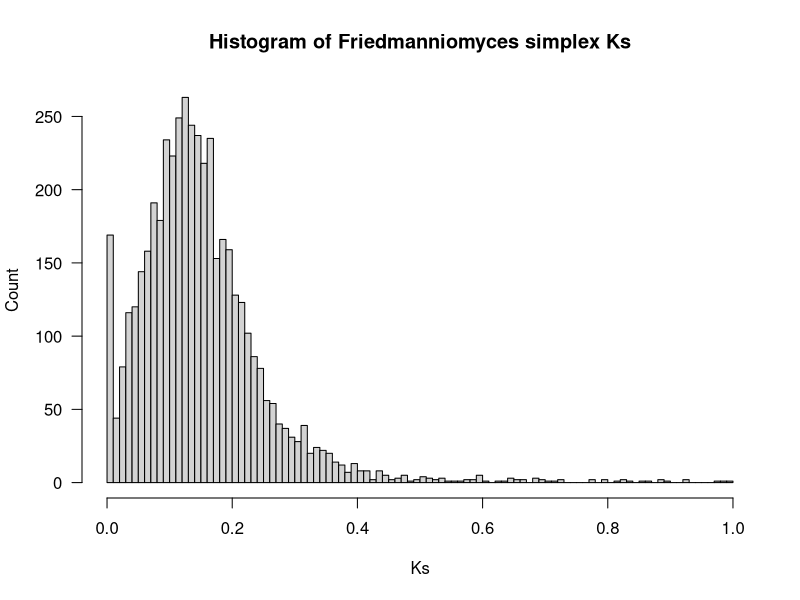
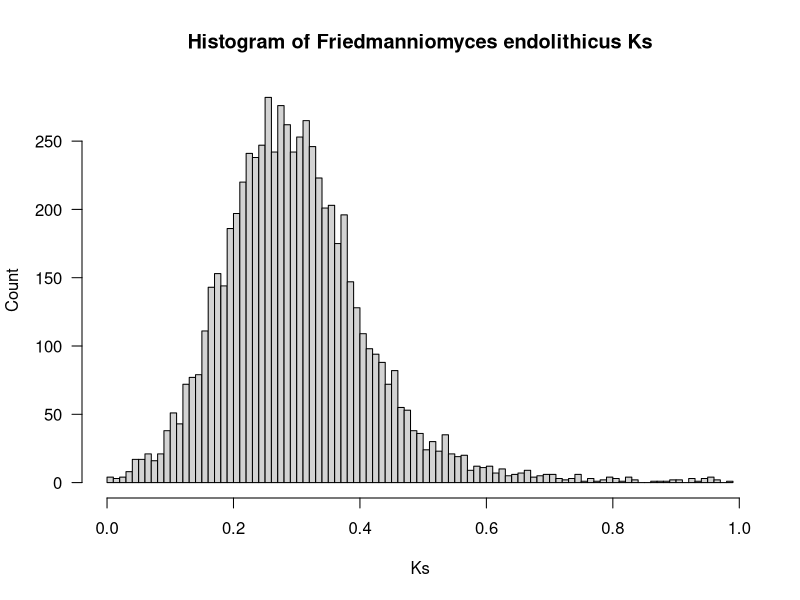
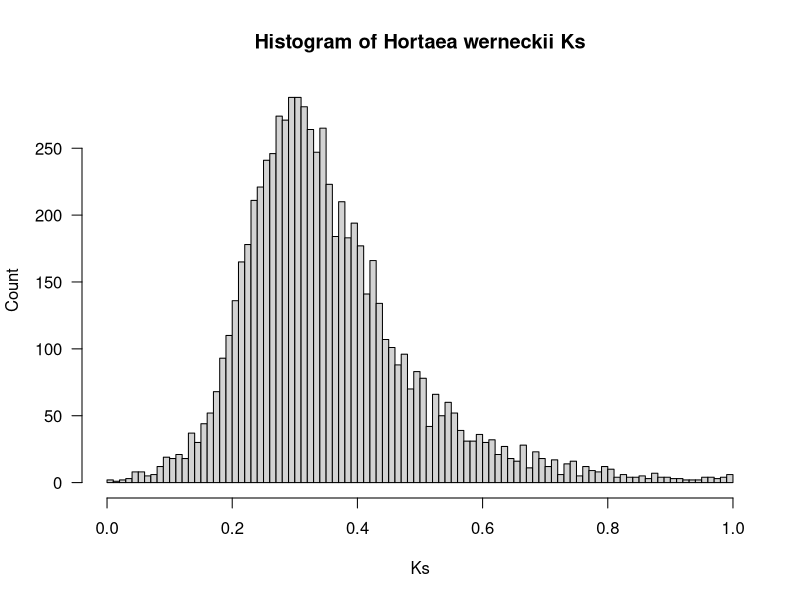
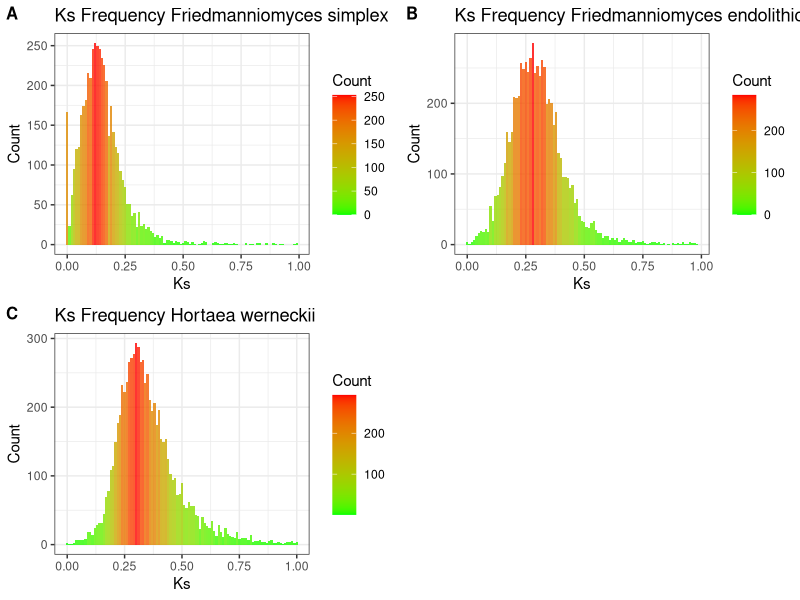
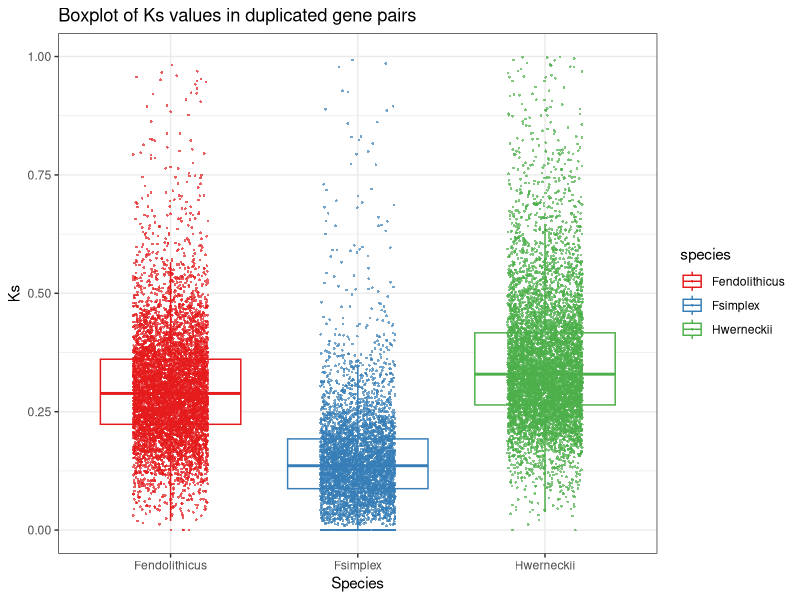
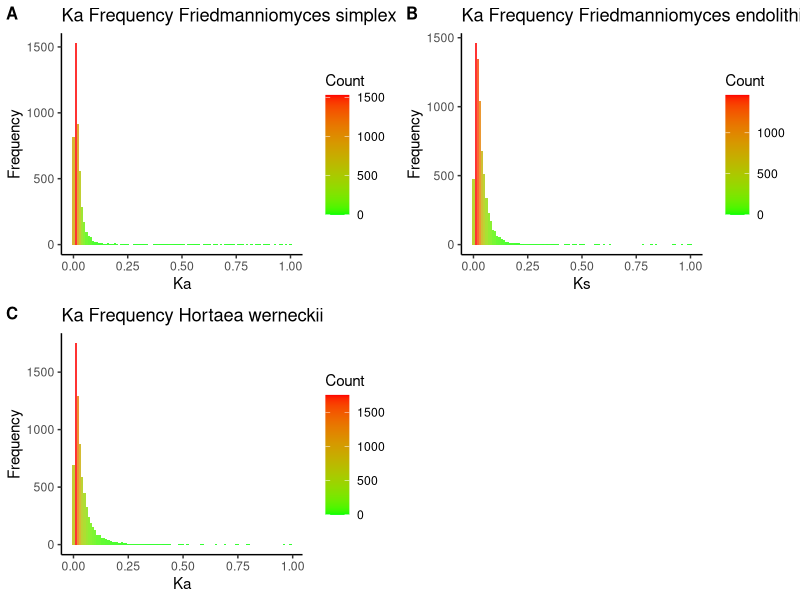
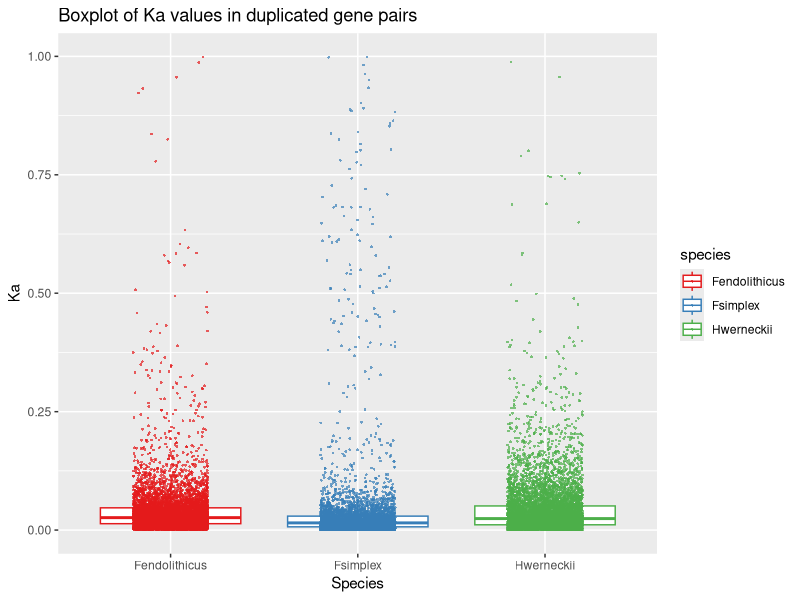
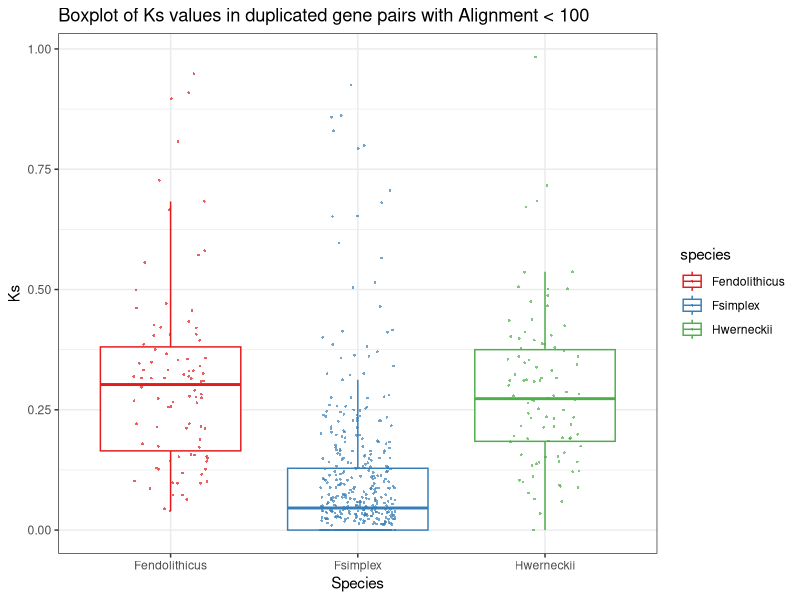

The R script that drew these images, in order:
# based on Tania-K but simplified

library(ggplot2)
library(readr)
library(dplyr)
library(tidyverse)
library(RColorBrewer)
library(cowplot)

#Using base R hist function
pdf("plots/Ks_histogram1.pdf")

FsAll <- read_tsv("data/Friedmanniomyces_simplex_CCFEE_5184.KaKs.tsv")
Fs2 <-FsAll %>% filter(dN <= 1)
Fs <- FsAll %>% filter(dS <= 1)
hist(Fs$dS,
       main="Histogram of Friedmanniomyces simplex Ks",
       xlab="Ks",
       ylab="Count",
       las=1,
       100)

FeAll = read_tsv("data/Friedmanniomyces_endolithicus_CCFEE_5311.KaKs.tsv")
Fe2=FeAll %>% filter(dN <= 1)
Fe= FeAll %>% filter(dS <= 1)

hist(Fe$dS,
       main="Histogram of Friedmanniomyces endolithicus Ks",
       xlab="Ks",
       ylab="Count",
       las=1,
       100)

HwAll=read_tsv("data/Hortaea_werneckii_EXF-2000-UCR.KaKs.tsv")
Hw2=HwAll%>% filter(dN <=1)
Hw=HwAll %>% filter(dS <=1)
hist(Hw$dS,
       main="Histogram of Hortaea werneckii Ks",
       xlab="Ks",
       ylab="Count",
       las=1,
       100)

dev.off()

#I wanted to work with ggplot here to get nicer figures.
KsPlotFile = "plots/Ks_histogram2.pdf"

p1 <- ggplot(Fs,aes(x=dS)) + geom_histogram(binwidth=0.01,aes(fill=..count..), alpha = .8) + labs(title="Ks Frequency Friedmanniomyces simplex", x="Ks", y="Count") +
        scale_fill_gradient("Count", low="green", high="red") + theme_bw()


p2 <- ggplot(Fe,aes(x=dS)) + geom_histogram(binwidth=0.01,aes(fill=..count..), alpha = .8) + labs(title="Ks Frequency Friedmanniomyces endolithicus", x="Ks", y="Count") +
        scale_fill_gradient("Count", low="green", high="red") + theme_bw()

p3 <- ggplot(Hw,aes(x=dS)) + geom_histogram(binwidth=0.01,aes(fill=..count..), alpha = .8) + labs(title="Ks Frequency Hortaea werneckii ", x="Ks", y="Count") +
        scale_fill_gradient("Count", low="green", high="red") + theme_bw()

gridplot = plot_grid(p1, p2, p3, labels = c('A', 'B', 'C'), label_size = 12)
ggsave(KsPlotFile,gridplot,width=10)

comboData <- bind_rows(
        Fs %>% select(dS) %>% rename(Fsimplex = dS) %>% gather("species","dS"),
        Fe %>% select(dS) %>% rename(Fendolithicus = dS) %>% gather("species","dS"),
        Hw %>% select(dS) %>% rename(Hwerneckii = dS) %>% gather("species","dS")
)

KsPlotBarplot =  "plots/Ks_boxplot.pdf"
p<- ggplot(comboData,aes(x=species,y=dS,color=species)) + geom_boxplot(outlier.shape = NA) + geom_jitter(size = 0.6,width=0.2,alpha=0.7,shape=16) + 
        labs(title="Boxplot of Ks values in duplicated gene pairs", x="Species", y="Ks") + scale_color_brewer(palette='Set1') + theme_bw()
ggsave(KsPlotBarplot,p,width=12) 


KaPlotFile = "plots/Ka_histogram.pdf"
d1 <- ggplot(Fs2,aes(x=dN)) + geom_histogram(binwidth=0.01,aes(fill=..count..), alpha = .8) + labs(title="Ka Frequency Friedmanniomyces simplex", x="Ka", y="Frequency") +
        scale_fill_gradient("Count", low="green", high="red") + theme_classic()


d2 <- ggplot(Fe2,aes(x=dN)) + geom_histogram(binwidth=0.01,aes(fill=..count..), alpha = .8) + labs(title="Ka Frequency Friedmanniomyces endolithicus", x="Ks", y="Frequency") +
        scale_fill_gradient("Count", low="green", high="red") + theme_classic()

d3 <- ggplot(Hw2,aes(x=dN)) + geom_histogram(binwidth=0.01,aes(fill=..count..), alpha = .8) + labs(title="Ka Frequency Hortaea werneckii ", x="Ka", y="Frequency") +
        scale_fill_gradient("Count", low="green", high="red") + theme_classic()

gridplot = plot_grid(d1, d2, d3, labels = c('A', 'B', 'C'), label_size = 12)
ggsave(KaPlotFile,gridplot,width=10)

comboData <- bind_rows(
        Fs2 %>% select(dN) %>% rename(Fsimplex = dN) %>% gather("species","dN"),
        Fe2 %>% select(dN) %>% rename(Fendolithicus = dN) %>% gather("species","dN"),
        Hw2 %>% select(dN) %>% rename(Hwerneckii = dN) %>% gather("species","dN")
)

KaPlotBarplot =  "plots/Ka_boxplot.pdf"
d<- ggplot(comboData,aes(x=species,y=dN,color=species)) + geom_boxplot(outlier.shape = NA) + geom_jitter(size = 0.6,width=0.2,alpha=0.7,shape=16) + 
        labs(title="Boxplot of Ka values in duplicated gene pairs", x="Species", y="Ka") + scale_color_brewer(palette='Set1')
ggsave(KaPlotBarplot,d,width=12) 


KsPlotBarplot =  "plots/Ks_boxplot_shortaln.pdf"
MAXLEN = 100
comboData <- bind_rows(
        Fs %>% filter(LENGTH <= MAXLEN) %>% select(dS) %>% rename(Fsimplex = dS) %>% gather("species","dS"),
        Fe %>% filter(LENGTH <= MAXLEN) %>% select(dS) %>% rename(Fendolithicus = dS) %>% gather("species","dS"),
        Hw %>% filter(LENGTH <= MAXLEN) %>% select(dS) %>% rename(Hwerneckii = dS) %>% gather("species","dS"),
)

p<- ggplot(comboData,aes(x=species,y=dS,color=species)) + geom_boxplot(outlier.shape = NA) + geom_jitter(size = 0.6,width=0.2,alpha=0.7,shape=16) + 
        labs(title=sprintf("Boxplot of Ks values in duplicated gene pairs with Alignment < %d",MAXLEN), x="Species", y="Ks") + scale_color_brewer(palette='Set1') + theme_bw()
ggsave(KsPlotBarplot,p,width=12) 
p1 <- ggplot(subset(Fs,dS == 0),aes(x=LENGTH)) + geom_histogram(bins=30) + theme_bw() + labs(x="Alignment Length (bp)", title="Boxplot of Alignment Lengths for F. simplex where Ks = 0")
p2 <- ggplot(subset(Fs,dS == 0 & LENGTH < 80),aes(x=LENGTH)) + geom_histogram(bins=30) + theme_bw() + labs(x="Alignment Length (bp)", title="Boxplot of Alignment Lengths for F. simplex where Ks = 0 & LENGTH < 80")

gridplot = plot_grid(p1, p2, labels = c('A', 'B'), label_size = 12)
ggsave("plots/Fsimplex_AlnLenHisto.pdf",gridplot,width=10)

p1 <- ggplot(Hw,aes(LENGTH, dS)) + geom_point() + theme_bw() + labs(title="H.werneckii dS vs AlnLen")
p2 <- ggplot(Fs,aes(LENGTH,dS)) + geom_point() + theme_bw() + labs(title="Fsimplex dS vs AlnLen")
p3 <- ggplot(Fe,aes(LENGTH,dS)) + geom_point() + theme_bw() + labs(title="Fendolithicus dS vs AlnLen")

gridplot = plot_grid(p1, p2, p3, labels = c('A', 'B', "C"), label_size = 12)
ggsave("plots/AlnLen_vs_Ks.pdf",gridplot,width=10)
